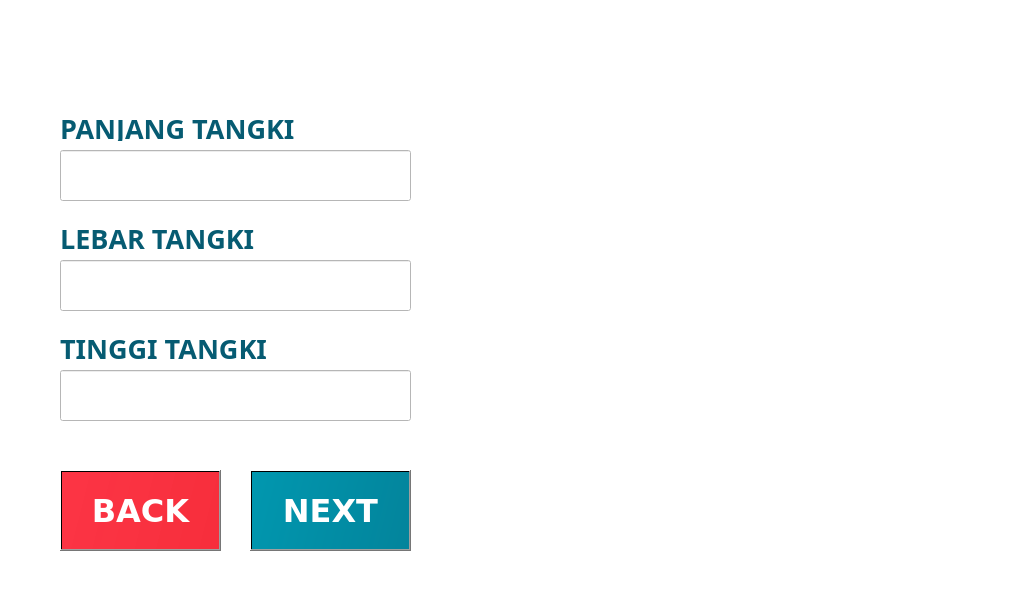
<?xml version="1.0" encoding="UTF-8"?>
<ui version="4.0">
 <class>Dialog</class>
 <widget class="QDialog" name="Dialog">
  <property name="enabled">
   <bool>true</bool>
  </property>
  <property name="geometry">
   <rect>
    <x>0</x>
    <y>0</y>
    <width>1024</width>
    <height>600</height>
   </rect>
  </property>
  <property name="sizePolicy">
   <sizepolicy hsizetype="Preferred" vsizetype="Preferred">
    <horstretch>0</horstretch>
    <verstretch>0</verstretch>
   </sizepolicy>
  </property>
  <property name="minimumSize">
   <size>
    <width>1024</width>
    <height>600</height>
   </size>
  </property>
  <property name="maximumSize">
   <size>
    <width>1024</width>
    <height>600</height>
   </size>
  </property>
  <property name="windowTitle">
   <string>Dialog</string>
  </property>
  <property name="styleSheet">
   <string notr="true">background-color: rgb(255, 255, 255);</string>
  </property>
  <widget class="QLabel" name="label_3">
   <property name="geometry">
    <rect>
     <x>0</x>
     <y>0</y>
     <width>1024</width>
     <height>600</height>
    </rect>
   </property>
   <property name="text">
    <string/>
   </property>
   <property name="pixmap">
    <pixmap>../assets/PLN clasic.png</pixmap>
   </property>
   <property name="scaledContents">
    <bool>true</bool>
   </property>
  </widget>
  <widget class="QLineEdit" name="panjangText">
   <property name="geometry">
    <rect>
     <x>60</x>
     <y>150</y>
     <width>351</width>
     <height>51</height>
    </rect>
   </property>
   <property name="font">
    <font>
     <pointsize>20</pointsize>
    </font>
   </property>
   <property name="clearButtonEnabled">
    <bool>true</bool>
   </property>
  </widget>
  <widget class="QPushButton" name="backButton">
   <property name="geometry">
    <rect>
     <x>60</x>
     <y>470</y>
     <width>161</width>
     <height>81</height>
    </rect>
   </property>
   <property name="font">
    <font>
     <family>Verdana</family>
     <pointsize>24</pointsize>
     <weight>75</weight>
     <bold>true</bold>
    </font>
   </property>
   <property name="cursor">
    <cursorShape>PointingHandCursor</cursorShape>
   </property>
   <property name="styleSheet">
    <string notr="true">background-color: qlineargradient(spread:pad, x1:-0.5, y1:-0.5, x2:3.5, y2:0, stop:0 rgba(255, 30, 50, 225), stop:1 rgba(235, 31, 39, 255));
color: rgb(255, 255, 255);
</string>
   </property>
   <property name="text">
    <string>BACK</string>
   </property>
  </widget>
  <widget class="QLabel" name="label_2">
   <property name="geometry">
    <rect>
     <x>60</x>
     <y>220</y>
     <width>351</width>
     <height>31</height>
    </rect>
   </property>
   <property name="font">
    <font>
     <family>Montserrat</family>
     <pointsize>20</pointsize>
     <weight>75</weight>
     <bold>true</bold>
    </font>
   </property>
   <property name="styleSheet">
    <string notr="true">background-color: rgba(255, 255, 255, 0);</string>
   </property>
   <property name="text">
    <string>&lt;html&gt;&lt;head/&gt;&lt;body&gt;&lt;p&gt;&lt;span style=&quot; color:#065b72;&quot;&gt;LEBAR TANGKI&lt;/span&gt;&lt;/p&gt;&lt;/body&gt;&lt;/html&gt;</string>
   </property>
  </widget>
  <widget class="QLineEdit" name="tinggiText">
   <property name="geometry">
    <rect>
     <x>60</x>
     <y>370</y>
     <width>351</width>
     <height>51</height>
    </rect>
   </property>
   <property name="font">
    <font>
     <pointsize>20</pointsize>
    </font>
   </property>
   <property name="inputMethodHints">
    <set>Qt::ImhNone</set>
   </property>
   <property name="cursorMoveStyle">
    <enum>Qt::LogicalMoveStyle</enum>
   </property>
   <property name="clearButtonEnabled">
    <bool>true</bool>
   </property>
  </widget>
  <widget class="QLabel" name="label">
   <property name="geometry">
    <rect>
     <x>60</x>
     <y>110</y>
     <width>351</width>
     <height>31</height>
    </rect>
   </property>
   <property name="font">
    <font>
     <family>Montserrat</family>
     <pointsize>20</pointsize>
     <weight>75</weight>
     <bold>true</bold>
    </font>
   </property>
   <property name="styleSheet">
    <string notr="true">
background-color: rgba(255, 255, 255, 0);
</string>
   </property>
   <property name="text">
    <string>&lt;html&gt;&lt;head/&gt;&lt;body&gt;&lt;p&gt;&lt;span style=&quot; color:#065b72;&quot;&gt;PANJANG TANGKI&lt;/span&gt;&lt;/p&gt;&lt;/body&gt;&lt;/html&gt;</string>
   </property>
   <property name="alignment">
    <set>Qt::AlignLeading|Qt::AlignLeft|Qt::AlignVCenter</set>
   </property>
  </widget>
  <widget class="QLabel" name="label_4">
   <property name="geometry">
    <rect>
     <x>60</x>
     <y>330</y>
     <width>351</width>
     <height>31</height>
    </rect>
   </property>
   <property name="font">
    <font>
     <family>Montserrat</family>
     <pointsize>20</pointsize>
     <weight>75</weight>
     <bold>true</bold>
     <kerning>true</kerning>
    </font>
   </property>
   <property name="styleSheet">
    <string notr="true">background-color: rgba(255, 255, 255, 0);</string>
   </property>
   <property name="text">
    <string>&lt;html&gt;&lt;head/&gt;&lt;body&gt;&lt;p&gt;&lt;span style=&quot; color:#065b72;&quot;&gt;TINGGI TANGKI&lt;/span&gt;&lt;/p&gt;&lt;/body&gt;&lt;/html&gt;</string>
   </property>
  </widget>
  <widget class="QLineEdit" name="lebarText">
   <property name="geometry">
    <rect>
     <x>60</x>
     <y>260</y>
     <width>351</width>
     <height>51</height>
    </rect>
   </property>
   <property name="font">
    <font>
     <pointsize>20</pointsize>
    </font>
   </property>
   <property name="clearButtonEnabled">
    <bool>true</bool>
   </property>
  </widget>
  <widget class="QPushButton" name="nextButton">
   <property name="geometry">
    <rect>
     <x>250</x>
     <y>470</y>
     <width>161</width>
     <height>81</height>
    </rect>
   </property>
   <property name="font">
    <font>
     <family>Verdana</family>
     <pointsize>24</pointsize>
     <weight>75</weight>
     <bold>true</bold>
     <strikeout>false</strikeout>
     <kerning>true</kerning>
    </font>
   </property>
   <property name="cursor">
    <cursorShape>PointingHandCursor</cursorShape>
   </property>
   <property name="styleSheet">
    <string notr="true">background-color: qlineargradient(spread:pad, x1:-0.5, y1:-0.5, x2:3.5, y2:0, stop:0 rgba(0, 161, 185, 255), stop:1 rgba(7, 91, 114, 255));
color: rgb(255, 255, 255);</string>
   </property>
   <property name="text">
    <string>NEXT</string>
   </property>
  </widget>
 </widget>
 <resources/>
 <connections/>
</ui>
